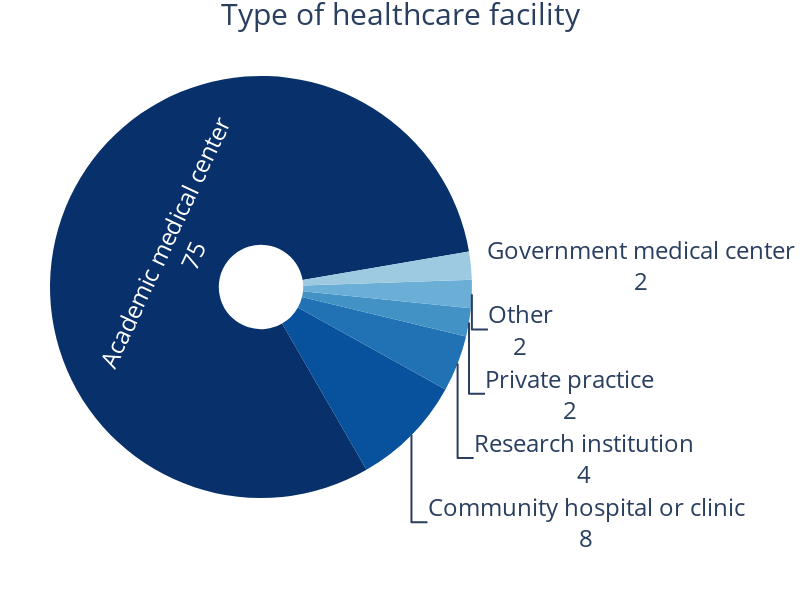

Write notebook code for a chart like this one.
### Code cell
fig = go.Figure(
    go.Pie(labels=Q11_value_counts['Value'], values=Q11_value_counts['Count'], showlegend=False, 
           textinfo='value+label', rotation=150, textposition='auto', hole=0.2, marker=dict(colors=px.colors.sequential.Blues_r), 
           textfont=dict(size=24))

)

fig.update_layout(
    width=800,   # Set the width of the figure
    height=600   # Set the height of the figure
)

fig.update_layout(
    paper_bgcolor="white",
    plot_bgcolor="white",
    title_text="Type of healthcare facility",  # Add a title to the figure
    title_x=0.5,  # Center the title horizontally
    title_font=dict(size=30),
    margin=dict(t=50, l=50, r=50, b=50)
)


fig.update_layout(
    legend=dict(
        font=dict(
            size=18  # Set the font size for legend text
        )
    )
)

fig.show()
fig.write_image("Participants_facilities.png", width=800, height=600, scale=6)

### Figure 1 — Plotly figure (JSON) as saved in the notebook; plotly's stock layout.template omitted (floating-point values rounded to 4 significant figures)
{"data": [{"hole": 0.2, "labels": ["Academic medical center", "Community hospital or clinic", "Research institution", "Private practice", "Other", "Government medical center"], "marker": {"colors": ["rgb(8,48,107)", "rgb(8,81,156)", "rgb(33,113,181)", "rgb(66,146,198)", "rgb(107,174,214)", "rgb(158,202,225)", "rgb(198,219,239)", "rgb(222,235,247)", "rgb(247,251,255)"]}, "rotation": 150, "showlegend": false, "textfont": {"size": 24}, "textinfo": "value+label", "textposition": "auto", "type": "pie", "values": [75, 8, 4, 2, 2, 2]}], "layout": {"height": 600, "legend": {"font": {"size": 18}}, "margin": {"b": 50, "l": 50, "r": 50, "t": 50}, "paper_bgcolor": "white", "plot_bgcolor": "white", "title": {"font": {"size": 30}, "text": "Type of healthcare facility", "x": 0.5}, "width": 800}}
